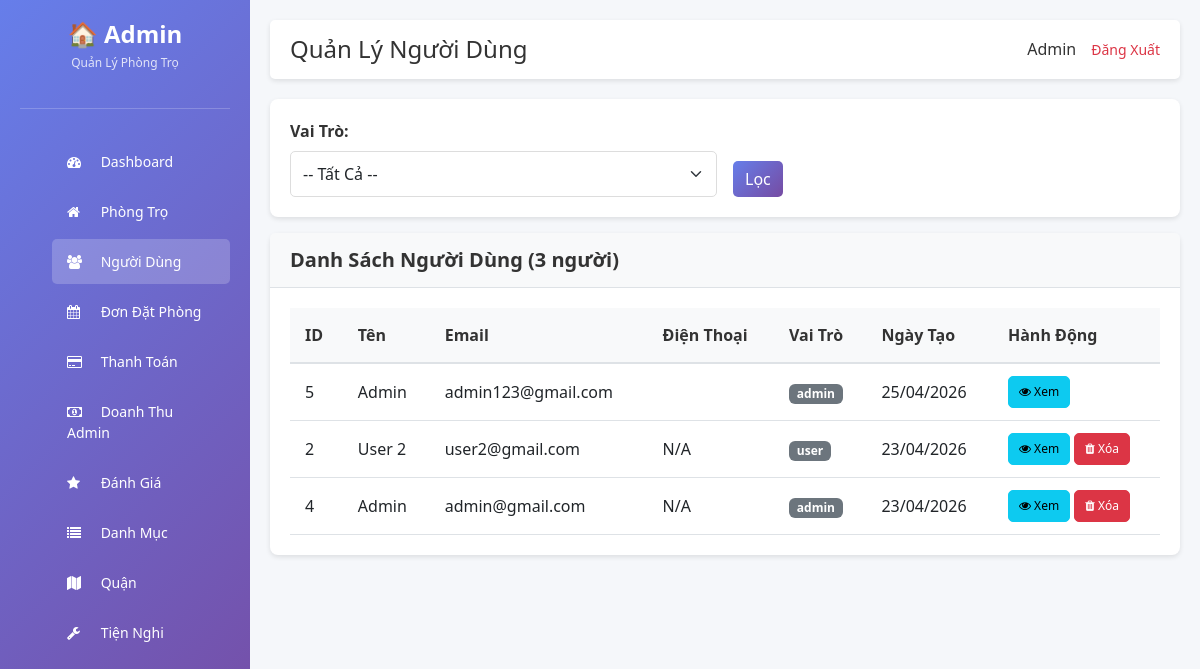
The app's page /public/admin/users.php (signed in), older data.
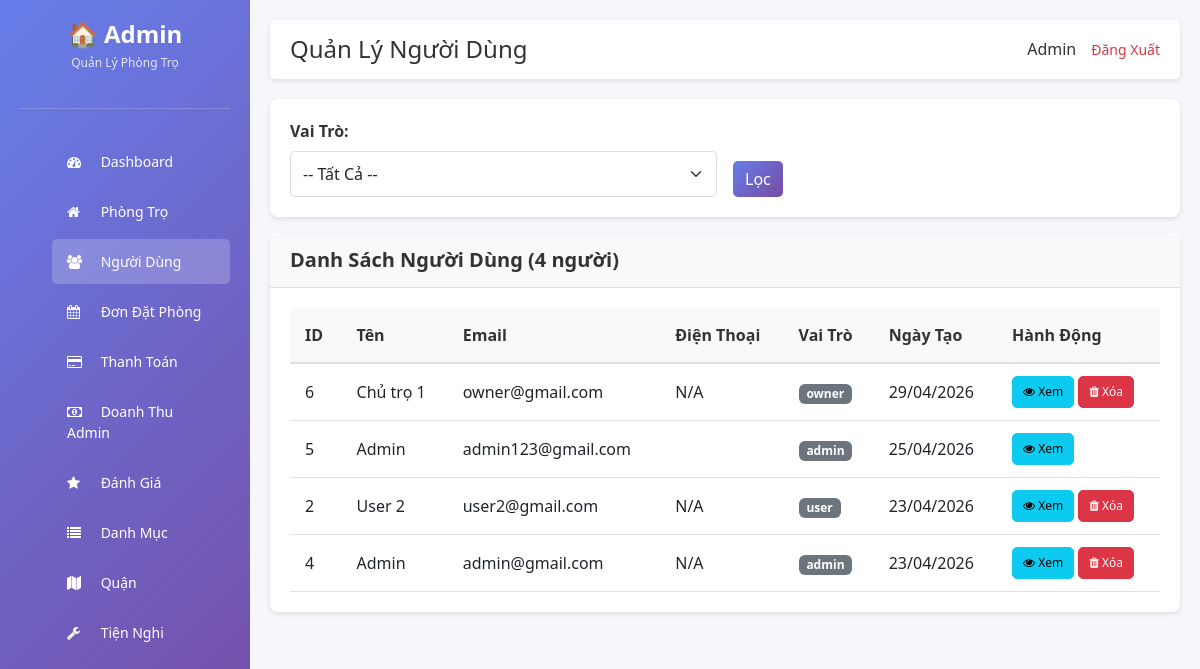
The same page, newer data.
### tables this page shows
CREATE TABLE `users` (
  `id` int(11) NOT NULL,
  `name` varchar(100) DEFAULT NULL,
  `email` varchar(150) DEFAULT NULL,
  `password` varchar(255) DEFAULT NULL,
  `reset_token` varchar(64) DEFAULT NULL,
  `reset_expires` datetime DEFAULT NULL,
  `phone` varchar(20) DEFAULT NULL,
  `avatar` varchar(255) DEFAULT NULL,
  `role` enum('user','owner','admin') DEFAULT 'user',
  `created_at` timestamp NOT NULL DEFAULT current_timestamp(),
  `status` varchar(20) DEFAULT 'pending'
);

### public/admin_init.php (called while the page is built, shortened)
<?php
require_once __DIR__ . '/../config/database.php';
require_once __DIR__ . '/../core/Database.php';
require_once __DIR__ . '/../core/User.php';
require_once __DIR__ . '/../app/controller/UserController.php';
require_once __DIR__ . '/../app/controller/ActivityLogController.php';
$db = new Database($conn);
?>

### app/controller/UserController.php (called while the page is built, shortened)
<?php
class UserController {
    private $user;
    public function __construct($db, $activityLog = null) {
        $this->user = new User($db);
    }
    public function listUsers() {
        $page = isset($_GET['page']) ? (int)$_GET['page'] : 1;
        $role = isset($_GET['role']) ? $_GET['role'] : '';
        $users = $this->user->getAll($page, ITEMS_PER_PAGE, $role);
        $total = $this->user->getTotal($role);
        $total_pages = ceil($total / ITEMS_PER_PAGE);
        return [
            'users' => $users,
            'total' => $total,
            'page' => $page,
            'total_pages' => $total_pages,
            'role' => $role
        ];
    }
}
?>

### core/User.php (called while the page is built, shortened)
<?php
class User {
    private $db;
    public function __construct($database) {
        $this->db = $database;
    }
    public function getAll($page = 1, $limit = ITEMS_PER_PAGE, $role = '') {
        $offset = ($page - 1) * $limit;
        $sql = "SELECT * FROM users";
        $sql .= " ORDER BY created_at DESC LIMIT $offset, $limit";
        return $this->db->getRows($sql);
    }
    public function getTotal($role = '') {
        $where = '';
        return $this->db->count('users', $where);
    }
}
?>

### core/Database.php (called while the page is built, shortened)
<?php
class Database {
    private $conn;
    public function __construct($connection) {
        $this->conn = $connection;
    }
    public function getRows($sql) {
        $result = $this->conn->query($sql);
        if ($result && $result->num_rows > 0) {
            $rows = [];
            while ($row = $result->fetch_assoc()) {
                $rows[] = $row;
            }
            return $rows;
        }
        return [];
    }
    public function count($table, $where = '') {
        $sql = "SELECT COUNT(*) as count FROM $table";
        $result = $this->conn->query($sql);
        if ($result) {
            $row = $result->fetch_assoc();
            return $row['count'];
        }
        return 0;
    }
}
?>

### public/admin/users.php (the view, shortened to what this page needs)
<?php
require_once __DIR__ . '/../admin_init.php';
$activityLog = new ActivityLog($db);
$controller = new UserController($db, $activityLog);
$data = $controller->listUsers();
?>
<!DOCTYPE html>
<html lang="vi">
<head>
    <link href="https://cdn.jsdelivr.net/npm/bootstrap@5.3.0/dist/css/bootstrap.min.css" rel="stylesheet">
    <link href="https://cdn.jsdelivr.net/npm/font-awesome@4.7.0/css/font-awesome.min.css" rel="stylesheet">
    <link href="<?php echo ADMIN_URL; ?>assets/css/style.css" rel="stylesheet">
</head>
<body>
    <div class="sidebar">
        <div class="logo">
            <h2>🏠 Admin</h2>
            <p>Quản Lý Phòng Trọ</p>
        </div>
        <ul class="nav-menu">
            <li><a href="<?php echo ADMIN_URL; ?>index.php"><i class="fa fa-dashboard"></i> Dashboard</a></li>
            <li><a href="<?php echo ADMIN_URL; ?>motels.php"><i class="fa fa-home"></i> Phòng Trọ</a></li>
            <li><a href="<?php echo ADMIN_URL; ?>users.php" class="active"><i class="fa fa-users"></i> Người Dùng</a></li>
            <li><a href="<?php echo ADMIN_URL; ?>bookings.php"><i class="fa fa-calendar"></i> Đơn Đặt Phòng</a></li>
            <li><a href="<?php echo ADMIN_URL; ?>payments.php"><i class="fa fa-credit-card"></i> Thanh Toán</a></li>
            <li><a href="<?php echo ADMIN_URL; ?>admin_revenue.php"><i class="fa fa-money"></i> Doanh Thu Admin</a></li>
            <li><a href="<?php echo ADMIN_URL; ?>reviews.php"><i class="fa fa-star"></i> Đánh Giá</a></li>
            <li><a href="<?php echo ADMIN_URL; ?>categories.php"><i class="fa fa-list"></i> Danh Mục</a></li>
            <li><a href="<?php echo ADMIN_URL; ?>districts.php"><i class="fa fa-map"></i> Quận</a></li>
            <li><a href="<?php echo ADMIN_URL; ?>utilities.php"><i class="fa fa-wrench"></i> Tiện Nghi</a></li>
        </ul>
    </div>
    <div class="main-content">
        <div class="topbar">
            <h1>Quản Lý Người Dùng</h1>
            <div class="user-info">
                <span><?php echo htmlspecialchars($_SESSION['user_name'] ?? ''); ?></span>
                <a href="<?php echo ADMIN_URL; ?>logout.php">Đăng Xuất</a>
            </div>
        </div>
        <div class="card mb-3">
            <div class="card-body">
                <form method="GET" class="row g-3">
                    <div class="col-md-6">
                        <label class="form-label">Vai Trò:</label>
                        <select name="role" class="form-select">
                            <option value="">-- Tất Cả --</option>
                        </select>
                    </div>
                    <div class="col-md-6" style="display: flex; align-items: flex-end;">
                        <button type="submit" class="btn btn-primary">Lọc</button>
                    </div>
                </form>
            </div>
        </div>
        <div class="card">
            <div class="card-header">
                <h5 class="mb-0">Danh Sách Người Dùng (<?php echo $data['total']; ?> người)</h5>
            </div>
            <div class="card-body">
                <?php if (!empty($data['users'])): ?>
                <div class="table-responsive">
                    <table class="table table-hover">
                        <thead class="table-light">
                            <tr>
                                <th>ID</th>
                                <th>Tên</th>
                                <th>Email</th>
                                <th>Điện Thoại</th>
                                <th>Vai Trò</th>
                                <th>Ngày Tạo</th>
                                <th>Hành Động</th>
                            </tr>
                        </thead>
                        <tbody>
                            <?php foreach ($data['users'] as $user): ?>
                            <tr>
                                <td><?php echo $user['id']; ?></td>
                                <td><?php echo htmlspecialchars($user['name'] ?? 'N/A'); ?></td>
                                <td><?php echo htmlspecialchars($user['email'] ?? 'N/A'); ?></td>
                                <td><?php echo htmlspecialchars($user['phone'] ?? 'N/A'); ?></td>
                                <td>
                                    <span class="badge bg-secondary"><?php echo $user['role']; ?></span>
                                </td>
                                <td><?php echo date('d/m/Y', strtotime($user['created_at'])); ?></td>
                                <td>
                                    <a href="<?php echo ADMIN_URL . 'user_detail.php?id=' . $user['id']; ?>" class="btn btn-sm btn-info">
                                        <i class="fa fa-eye"></i> Xem
                                    </a>
                                    <?php if ($user['id'] !== $_SESSION['user_id']): ?>
                                    <a href="<?php echo ADMIN_URL . 'users.php?action=delete&id=' . $user['id']; ?>" class="btn btn-sm btn-danger" onclick="return confirm('Xóa người dùng này?');">
                                        <i class="fa fa-trash"></i> Xóa
                                    </a>
                                    <?php endif; ?>
                                </td>
                            </tr>
                            <?php endforeach; ?>
                        </tbody>
                    </table>
                </div>
                <?php else: ?>
                <div class="alert alert-info">Không có người dùng nào.</div>
                <?php endif; ?>
            </div>
        </div>
    </div>
</body>
</html>

### public/admin/assets/css/style.css (style rules this page uses)
* { margin: 0; padding: 0; box-sizing: border-box; }
body { background-color: #f5f7fa; font-family: 'Segoe UI', Tahoma, Geneva, Verdana, sans-serif; }
.sidebar { background: linear-gradient(135deg, #667eea 0%, #764ba2 100%); color: white; min-height: 100vh; padding: 20px; position: fixed; width: 250px; left: 0; top: 0; overflow-y: auto; }
.sidebar .logo { text-align: center; margin-bottom: 30px; padding-bottom: 20px; border-bottom: 1px solid rgba(255, 255, 255, 0.2); }
.sidebar .logo h2 { font-size: 24px; font-weight: bold; margin-bottom: 5px; }
.sidebar .logo p { font-size: 12px; opacity: 0.8; }
.sidebar .nav-menu { list-style: none; }
.sidebar .nav-menu li { margin-bottom: 5px; }
.sidebar .nav-menu a { color: white; text-decoration: none; display: block; padding: 12px 15px; border-radius: 5px; transition: all 0.3s; font-size: 14px; }
.sidebar .nav-menu a:hover, .sidebar .nav-menu a.active { background-color: rgba(255, 255, 255, 0.2); }
.sidebar .nav-menu a i { margin-right: 10px; width: 20px; }
.main-content { margin-left: 250px; padding: 20px; min-height: 100vh; }
.topbar { background: white; padding: 15px 20px; border-radius: 5px; box-shadow: 0 2px 5px rgba(0, 0, 0, 0.1); display: flex; justify-content: space-between; align-items: center; margin-bottom: 20px; }
.topbar h1 { margin: 0; font-size: 24px; color: #333; }
.topbar .user-info { display: flex; align-items: center; gap: 15px; }
.topbar .user-info span { color: #333; font-weight: 500; }
.topbar .user-info a { color: #dc3545; text-decoration: none; font-size: 14px; }
.card { border-radius: 8px; box-shadow: 0 2px 5px rgba(0, 0, 0, 0.1); border: none; margin-bottom: 20px; }
.card-header { background-color: #f8f9fa; border-bottom: 1px solid #dee2e6; padding: 15px 20px; border-radius: 8px 8px 0 0; }
.card-header h5 { margin: 0; color: #333; font-weight: 600; }
.card-body { padding: 20px; }
.table { margin-bottom: 0; }
.table thead th { background-color: #f8f9fa; border-bottom: 2px solid #dee2e6; padding: 15px; font-weight: 600; color: #333; }
.table td { padding: 12px 15px; vertical-align: middle; }
.btn { border-radius: 5px; font-weight: 500; transition: all 0.3s; }
.btn-primary { background: linear-gradient(135deg, #667eea 0%, #764ba2 100%); border: none; }
.btn-sm { padding: 6px 10px; font-size: 12px; }
.form-control, .form-select { border-radius: 5px; border: 1px solid #ddd; padding: 10px 12px; }
.form-label { font-weight: 600; color: #333; margin-bottom: 8px; }

Row changes from the older to the newer data that the page shows:
added users: id "6", name "Chủ trọ 1", email "owner@gmail.com", phone "N/A", role "owner", created_at "29/04/2026"
Text that changed along with them:
$data['total']: "3" → "4"
